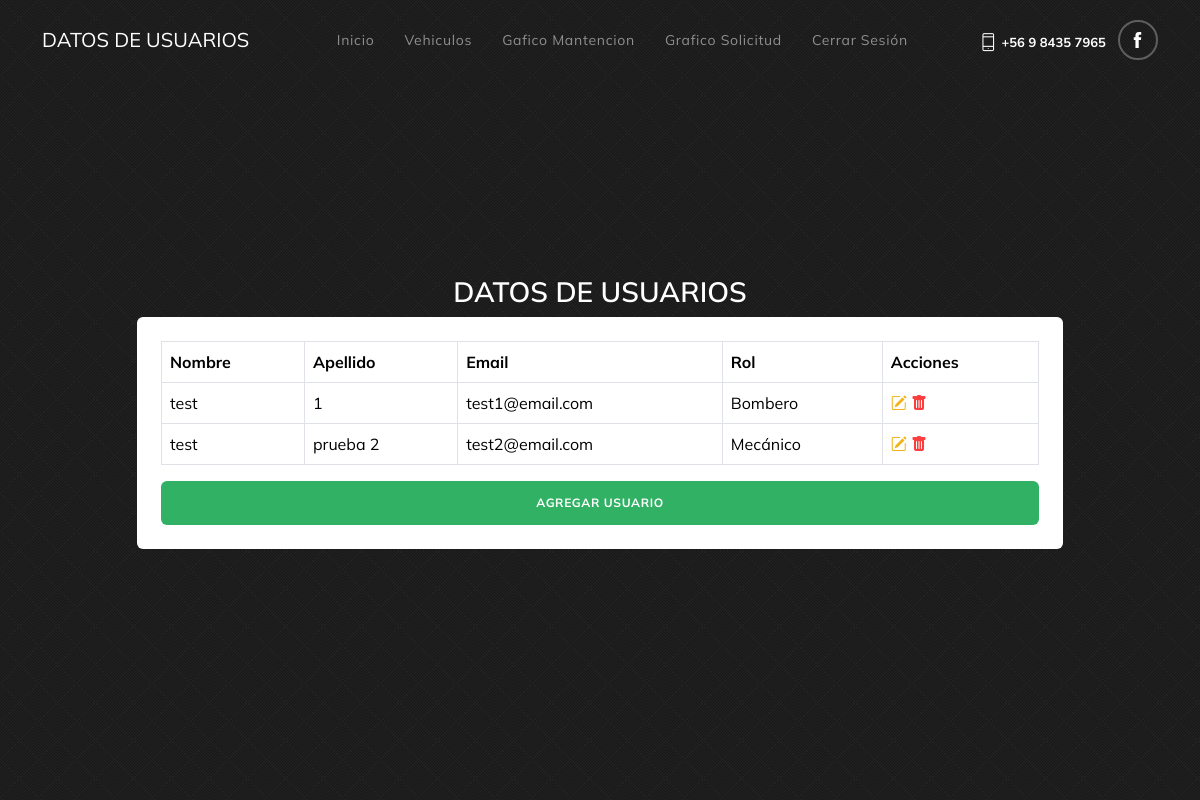
The app's page /Pagina/usuario.php with its own data.
### tables this page shows
CREATE TABLE `usuarios` (
  `id` int(11) NOT NULL,
  `nombre` varchar(100) NOT NULL,
  `apellido` varchar(100) NOT NULL,
  `email` varchar(100) NOT NULL,
  `contraseña` varchar(255) NOT NULL,
  `compania` varchar(100) DEFAULT NULL,
  `fecha_creacion` date DEFAULT NULL,
  `rol` int(11) DEFAULT NULL
);

### Pagina/usuario.php (the view, shortened to what this page needs)
<!DOCTYPE html>
<html lang="es">
<head>
    <link href="css/bootstrap.min.css" rel="stylesheet" type="text/css" />
    <link rel="stylesheet" type="text/css" href="css/themify-icons.css" />
    <link rel="stylesheet" href="https://cdn.jsdelivr.net/npm/bootstrap-icons@1.11.3/font/bootstrap-icons.min.css">
    <link href="css/style.min.css" rel="stylesheet" type="text/css" />
    <link rel="stylesheet" href="css/colors/default.css" id="color-opt">
    <link href="https://cdn.jsdelivr.net/npm/bootstrap@5.3.2/dist/css/bootstrap.min.css" rel="stylesheet">
    <link rel="stylesheet" type="text/css" href="css/themify-icons.css" />
    <link href="css/style.min.css" rel="stylesheet" type="text/css" />
    <link rel="stylesheet" href="css/colors/green.css" id="color-opt">
</head>
<body class="bg-login">
    <nav class="navbar navbar-expand-lg fixed-top navbar-custom sticky sticky-dark" id="navbar">
        <div class="container">
            <a class="navbar-brand">Datos de Usuarios</a>
            <div class="collapse navbar-collapse" id="navbarCollapse">
                <ul class="navbar-nav mx-auto">
                    <li class="nav-item">
                        <a class="nav-link" href="index.php">Inicio</a>
                    </li>
                    <li class="nav-item">
                        <a class="nav-link" href="vehiculo_admin.php">Vehiculos</a>
                    </li>
                    <li class="nav-item">
                        <a class="nav-link" href="graficos_mantencion.php">Gafico Mantencion</a>
                    </li>
                    <li class="nav-item">
                        <a class="nav-link" href="graficos_solicitud.php">Grafico Solicitud</a>
                    </li>
                    <li class="nav-item">
                        <a class="nav-link" href="login.php">Cerrar Sesión</a>
                    </li>
                </ul>
                <ul class="text-right list-unstyled list-inline mb-0 nav-social">
                    <li class="list-inline-item text-white nav-number"><i class="ti-mobile"></i> <span>+56 9 8435 7965</span></li>
                    <li class="list-inline-item"><a href="#" class="facebook"><i class="ti-facebook"></i></a></li>
                </ul>
            </div>
        </div>
    </nav>
    <section class="bg-login d-flex align-items-center">
        <div class="container">
            <div class="row justify-content-center mt-4">
                <div class="col-lg-10">
                    <div class="text-center page-heading">
                        <h1 class="text-white">Datos de Usuarios</h1>
                    </div>
                    <div class="bg-white p-4 rounded">
                        <?php
                        include "controlador/eliminar_usuario.php";
                        ?>
                        <div class="table-responsive">
                            <table class="table table-bordered">
                                <thead>
                                    <tr>
                                        <th scope="col">Nombre</th>
                                        <th scope="col">Apellido</th>
                                        <th scope="col">Email</th>
                                        <th scope="col">Rol</th>
                                        <th scope="col">Acciones</th>
                                    </tr>
                                </thead>
                                <tbody>
                                <?php
                                    $sql = $conexion->query("SELECT * FROM usuarios");
                                    while ($datos = $sql->fetch_object()) {
                                        if ($datos->rol != 1) {
                                            $nombreRol = "";
                                            switch ($datos->rol) {;
                                                case '2':
                                                    $nombreRol = 'Bombero';
                                                    break;
                                                case '3':
                                                    $nombreRol = 'Mecánico';
                                                    break;
                                            }
                                    ?>
                                            <tr>
                                                <td><?= $datos->nombre ?></td>
                                                <td><?= $datos->apellido ?></td>
                                                <td><?= $datos->email ?></td>
                                                <td><?= $nombreRol ?></td>
                                                <td>
                                                    <a href="modifi_usuario.php?id=<?= $datos->id ?>" class="text-warning"><i class="bi bi-pencil-square"></i></a>
                                                    <a href="controlador/eliminar_usuario.php?id=<?= $datos->id ?>" class="text-danger" onclick="return confirm('¿Está seguro de eliminar este usuario?');"><i class="bi bi-trash-fill"></i></a>
                                                </td>
                                            </tr>
                                    <?php
                                        }
                                    }
                                    ?>
                                </tbody>
                            </table>
                            <a href="usuario_reg.php" class="btn btn-primary w-100">Agregar Usuario</a>
                        </div>
                    </div>
                </div>
            </div>
        </div>
    </section>
</body>
</html>

### Pagina/css/colors/default.css (style rules this page uses)
.bg-primary, .btn-primary, .home-carousel .carousel-indicators li, .team-social li a:hover, .contact-border, .back-to-top:hover { background-color: #3f87f5 !important; }
.btn-primary, .registration-input-box:focus, .form-control:focus,.team-social li a:hover { border-color: #3f87f5; }

### Pagina/css/colors/green.css (style rules this page uses)
.bg-primary, .btn-primary, .home-carousel .carousel-indicators li, .team-social li a:hover, .contact-border, .back-to-top:hover { background-color: #31b164 !important; }
.btn-primary, .registration-input-box:focus, .form-control:focus, .team-social li a:hover { border-color: #31b164; }

### records on screen
usuarios: nombre "test", apellido "1", email "test1@email.com", rol "Bombero"
usuarios: nombre "test", apellido "prueba 2", email "test2@email.com", rol "Mecánico"
